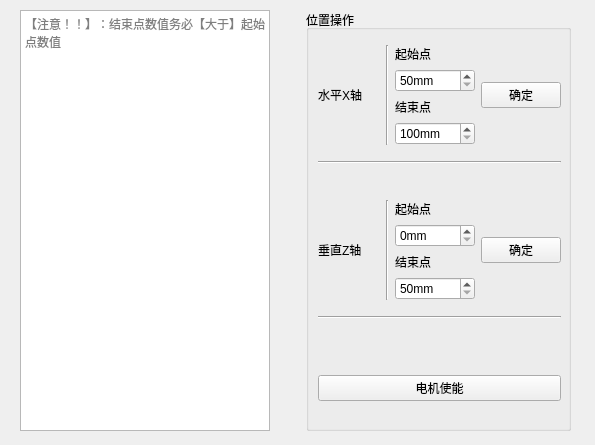
<?xml version="1.0" encoding="UTF-8"?>
<ui version="4.0">
 <class>location</class>
 <widget class="QWidget" name="location">
  <property name="geometry">
   <rect>
    <x>0</x>
    <y>0</y>
    <width>595</width>
    <height>445</height>
   </rect>
  </property>
  <property name="windowTitle">
   <string>位置操作</string>
  </property>
  <property name="toolTip">
   <string>！！</string>
  </property>
  <widget class="QWidget" name="layoutWidget">
   <property name="geometry">
    <rect>
     <x>10</x>
     <y>10</y>
     <width>571</width>
     <height>421</height>
    </rect>
   </property>
   <layout class="QHBoxLayout" name="horizontalLayout">
    <item>
     <widget class="QTextBrowser" name="location_textBrowser">
      <property name="minimumSize">
       <size>
        <width>0</width>
        <height>0</height>
       </size>
      </property>
      <property name="maximumSize">
       <size>
        <width>250</width>
        <height>16777215</height>
       </size>
      </property>
      <property name="placeholderText">
       <string>【注意！！】：结束点数值务必【大于】起始点数值</string>
      </property>
     </widget>
    </item>
    <item>
     <spacer name="horizontalSpacer">
      <property name="orientation">
       <enum>Qt::Horizontal</enum>
      </property>
      <property name="sizeType">
       <enum>QSizePolicy::Fixed</enum>
      </property>
      <property name="sizeHint" stdset="0">
       <size>
        <width>20</width>
        <height>20</height>
       </size>
      </property>
     </spacer>
    </item>
    <item>
     <widget class="QGroupBox" name="groupBox">
      <property name="minimumSize">
       <size>
        <width>0</width>
        <height>0</height>
       </size>
      </property>
      <property name="maximumSize">
       <size>
        <width>265</width>
        <height>16777215</height>
       </size>
      </property>
      <property name="title">
       <string>位置操作</string>
      </property>
      <widget class="QWidget" name="layoutWidget">
       <property name="geometry">
        <rect>
         <x>12</x>
         <y>25</y>
         <width>243</width>
         <height>381</height>
        </rect>
       </property>
       <layout class="QVBoxLayout" name="verticalLayout_3">
        <item>
         <layout class="QHBoxLayout" name="horizontalLayout_2">
          <item>
           <widget class="QLabel" name="label">
            <property name="text">
             <string>水平X轴</string>
            </property>
           </widget>
          </item>
          <item>
           <spacer name="horizontalSpacer_2">
            <property name="orientation">
             <enum>Qt::Horizontal</enum>
            </property>
            <property name="sizeType">
             <enum>QSizePolicy::Expanding</enum>
            </property>
            <property name="sizeHint" stdset="0">
             <size>
              <width>13</width>
              <height>13</height>
             </size>
            </property>
           </spacer>
          </item>
          <item>
           <widget class="Line" name="line">
            <property name="orientation">
             <enum>Qt::Vertical</enum>
            </property>
           </widget>
          </item>
          <item>
           <layout class="QVBoxLayout" name="verticalLayout">
            <item>
             <widget class="QLabel" name="label_3">
              <property name="text">
               <string>起始点</string>
              </property>
             </widget>
            </item>
            <item>
             <widget class="QSpinBox" name="X_spinBox">
              <property name="minimumSize">
               <size>
                <width>80</width>
                <height>0</height>
               </size>
              </property>
              <property name="suffix">
               <string>mm</string>
              </property>
              <property name="minimum">
               <number>50</number>
              </property>
              <property name="maximum">
               <number>1400</number>
              </property>
              <property name="singleStep">
               <number>100</number>
              </property>
             </widget>
            </item>
            <item>
             <widget class="QLabel" name="label_4">
              <property name="text">
               <string>结束点</string>
              </property>
             </widget>
            </item>
            <item>
             <widget class="QSpinBox" name="X_goal_spinBox">
              <property name="suffix">
               <string>mm</string>
              </property>
              <property name="minimum">
               <number>100</number>
              </property>
              <property name="maximum">
               <number>1450</number>
              </property>
              <property name="singleStep">
               <number>100</number>
              </property>
             </widget>
            </item>
           </layout>
          </item>
          <item>
           <widget class="QPushButton" name="X_confirm_Button">
            <property name="text">
             <string>确定</string>
            </property>
           </widget>
          </item>
         </layout>
        </item>
        <item>
         <widget class="Line" name="line_3">
          <property name="orientation">
           <enum>Qt::Horizontal</enum>
          </property>
         </widget>
        </item>
        <item>
         <spacer name="verticalSpacer">
          <property name="orientation">
           <enum>Qt::Vertical</enum>
          </property>
          <property name="sizeType">
           <enum>QSizePolicy::Fixed</enum>
          </property>
          <property name="sizeHint" stdset="0">
           <size>
            <width>20</width>
            <height>20</height>
           </size>
          </property>
         </spacer>
        </item>
        <item>
         <layout class="QHBoxLayout" name="horizontalLayout_3">
          <item>
           <widget class="QLabel" name="label_2">
            <property name="text">
             <string>垂直Z轴</string>
            </property>
           </widget>
          </item>
          <item>
           <spacer name="horizontalSpacer_3">
            <property name="orientation">
             <enum>Qt::Horizontal</enum>
            </property>
            <property name="sizeHint" stdset="0">
             <size>
              <width>13</width>
              <height>15</height>
             </size>
            </property>
           </spacer>
          </item>
          <item>
           <widget class="Line" name="line_2">
            <property name="orientation">
             <enum>Qt::Vertical</enum>
            </property>
           </widget>
          </item>
          <item>
           <layout class="QVBoxLayout" name="verticalLayout_2">
            <item>
             <widget class="QLabel" name="label_5">
              <property name="text">
               <string>起始点</string>
              </property>
             </widget>
            </item>
            <item>
             <widget class="QSpinBox" name="Z_spinBox">
              <property name="minimumSize">
               <size>
                <width>80</width>
                <height>0</height>
               </size>
              </property>
              <property name="suffix">
               <string>mm</string>
              </property>
              <property name="maximum">
               <number>450</number>
              </property>
              <property name="singleStep">
               <number>50</number>
              </property>
             </widget>
            </item>
            <item>
             <widget class="QLabel" name="label_6">
              <property name="text">
               <string>结束点</string>
              </property>
             </widget>
            </item>
            <item>
             <widget class="QSpinBox" name="Z_goal_spinBox">
              <property name="suffix">
               <string>mm</string>
              </property>
              <property name="minimum">
               <number>50</number>
              </property>
              <property name="maximum">
               <number>500</number>
              </property>
              <property name="singleStep">
               <number>50</number>
              </property>
             </widget>
            </item>
           </layout>
          </item>
          <item>
           <widget class="QPushButton" name="Z_confrim_Button">
            <property name="text">
             <string>确定</string>
            </property>
           </widget>
          </item>
         </layout>
        </item>
        <item>
         <widget class="Line" name="line_4">
          <property name="orientation">
           <enum>Qt::Horizontal</enum>
          </property>
         </widget>
        </item>
        <item>
         <spacer name="verticalSpacer_2">
          <property name="orientation">
           <enum>Qt::Vertical</enum>
          </property>
          <property name="sizeType">
           <enum>QSizePolicy::Fixed</enum>
          </property>
          <property name="sizeHint" stdset="0">
           <size>
            <width>20</width>
            <height>40</height>
           </size>
          </property>
         </spacer>
        </item>
        <item>
         <widget class="QPushButton" name="motor_enable_Button">
          <property name="text">
           <string>电机使能</string>
          </property>
         </widget>
        </item>
       </layout>
      </widget>
     </widget>
    </item>
   </layout>
  </widget>
 </widget>
 <resources/>
 <connections/>
</ui>
